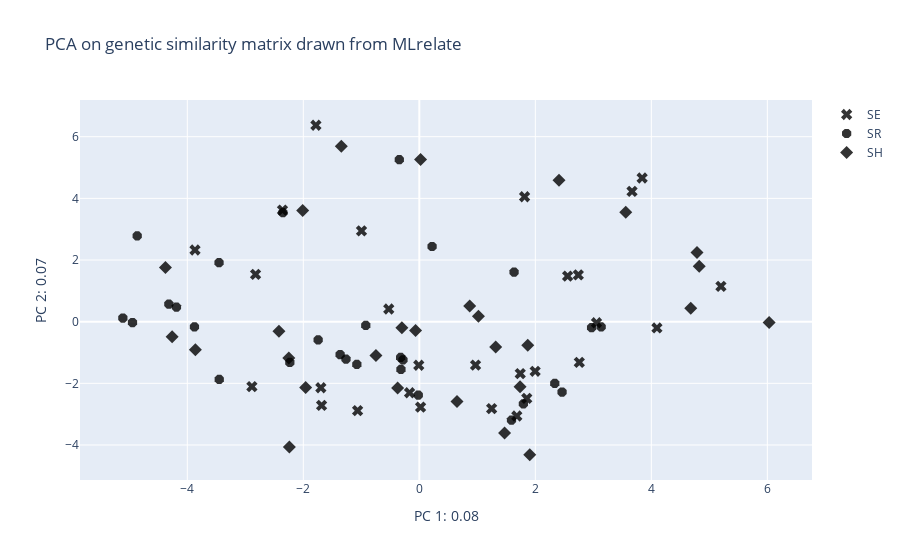

Notebook cell for this chart:
### Code cell
#### before we move on to the distance matrices we can analyse the similarity matrix:

# begin by scaling the matrix
Sev_sim_matrix_scaled= scale(Sev_sim_matrix)
## PCA on vectors simulated
n_comp = 3

pca = PCA(n_components=n_comp, whiten=False,svd_solver='randomized').fit(Sev_sim_matrix_scaled)
features = pca.transform(Sev_sim_matrix_scaled)

print("; ".join(['PC{0}: {1}'.format(x+1,round(pca.explained_variance_ratio_[x],3)) for x in range(n_comp)]))
print('features shape: {}'.format(features.shape))

## Plot PCA
symbol_pallette= ['cross','triangle','square']

fig_data= [go.Scatter(
        x = features[gp_index[i],0],
        y = features[gp_index[i],1],
        #z = features[gp_index[i],2],
        mode= "markers",
        name= i,
        text= [Seville_order[x] for x in gp_index[i]],
        marker= {
        'line': {'width': 0},
        'size': 10,
        'symbol': [2,4,16][['SH', 'SE', 'SR'].index(i)],
            'color': 'black',
      "opacity": .8
      }
    ) for i in gp_index.keys()]


layout = go.Layout(
    title= 'PCA on genetic similarity matrix drawn from MLrelate',
    xaxis= dict(
        title= "PC 1: {}".format(round(pca.explained_variance_ratio_[0],2))
    ),
    yaxis= dict(
        title= "PC 2: {}".format(round(pca.explained_variance_ratio_[1],2))
    )
)

fig = go.Figure(data=fig_data, layout=layout)
iplot(fig)

### Figure 1 — Plotly figure (JSON) as saved in the notebook; plotly's stock layout.template omitted (floating-point values rounded to 4 significant figures)
{"data": [{"marker": {"color": "black", "line": {"width": 0}, "opacity": 0.8, "size": 10, "symbol": 4}, "mode": "markers", "name": "SE", "text": ["ESSE01", "ESSE02", "ESSE03", "ESSE04", "ESSE05", "ESSE06", "ESSE07", "ESSE08", "ESSE09", "ESSE10", "ESSE11", "ESSE12", "ESSE13", "ESSE14", "ESSE15", "ESSE16", "ESSE17", "ESSE18", "ESSE19", "ESSE20", "ESSE21", "ESSE22", "ESSE23", "ESSE24", "ESSE25", "ESSE26", "ESSE27", "ESSE28"], "type": "scatter", "x": [-1.783, 0.02187, -1.685, 2.758, 1.247, 2.557, 1.852, 5.2, 4.096, -1.064, 3.841, 1.74, 3.667, 0.9695, 1.815, 2.741, -1.698, -0.9969, 1.997, 1.681, -0.1682, -2.359, -3.867, -0.009552, -0.527, -2.886, -2.823, 3.055], "y": [6.372, -2.773, -2.717, -1.319, -2.819, 1.479, -2.49, 1.147, -0.2037, -2.886, 4.661, -1.684, 4.226, -1.409, 4.051, 1.518, -2.143, 2.944, -1.609, -3.059, -2.305, 3.62, 2.324, -1.413, 0.4106, -2.105, 1.535, -0.03495]}, {"marker": {"color": "black", "line": {"width": 0}, "opacity": 0.8, "size": 10, "symbol": 16}, "mode": "markers", "name": "SR", "text": ["ESSR18", "ESSR19", "ESSR20", "ESSR01", "ESSR02", "ESSR03", "ESSR04", "ESSR05", "ESSR06", "ESSR07", "ESSR08", "ESSR09", "ESSR10", "ESSR11", "ESSR12", "ESSR13", "ESSR14", "ESSR15", "ESSR16", "ESSR17", "ESSR21", "ESSR22", "ESSR23", "ESSR24", "ESSR25", "ESSR26", "ESSR27", "ESSR28"], "type": "scatter", "x": [-1.077, -1.365, -2.232, -0.345, -3.877, -4.318, -1.264, -0.9232, 2.335, -0.2817, -2.352, -4.187, 1.794, -3.449, 2.97, -0.3222, 2.461, -5.111, 3.135, 1.589, -0.01759, 1.634, 0.2201, -4.945, -3.453, -1.744, -0.3167, -4.864], "y": [-1.384, -1.065, -1.323, 5.256, -0.1686, 0.57, -1.216, -0.1215, -2.001, -1.239, 3.54, 0.473, -2.668, -1.87, -0.193, -1.158, -2.281, 0.1191, -0.1709, -3.192, -2.381, 1.609, 2.439, -0.0279, 1.917, -0.5913, -1.547, 2.783]}, {"marker": {"color": "black", "line": {"width": 0}, "opacity": 0.8, "size": 10, "symbol": 2}, "mode": "markers", "name": "SH", "text": ["ESSH10", "ESSH11", "ESSH12", "ESSH13", "ESSH14", "ESSH15", "ESSH16", "ESSH17", "ESSH18", "ESSH19", "ESSH08", "ESSH09", "ESSH01", "ESSH02", "ESSH03", "ESSH04", "ESSH05", "ESSH06", "ESSH07", "ESSH20", "ESSH21", "ESSH22", "ESSH23", "ESSH24", "ESSH25", "ESSH26", "ESSH27", "ESSH28"], "type": "scatter", "x": [6.031, 4.68, -1.96, 1.904, 1.87, 1.469, 0.02202, -0.7477, 4.826, -1.345, 4.787, 1.737, 0.8681, -0.06441, 3.559, 1.316, 0.6498, -0.3741, 2.408, -2.25, -2.011, -2.42, -2.24, -0.3011, -4.377, -3.86, 1.019, -4.261], "y": [-0.02882, 0.4364, -2.137, -4.316, -0.7609, -3.613, 5.264, -1.095, 1.802, 5.689, 2.242, -2.11, 0.508, -0.2864, 3.551, -0.8181, -2.593, -2.148, 4.589, -1.181, 3.602, -0.3066, -4.066, -0.1962, 1.761, -0.9108, 0.1803, -0.4858]}], "layout": {"title": {"text": "PCA on genetic similarity matrix drawn from MLrelate"}, "xaxis": {"title": {"text": "PC 1: 0.08"}}, "yaxis": {"title": {"text": "PC 2: 0.07"}}}}
